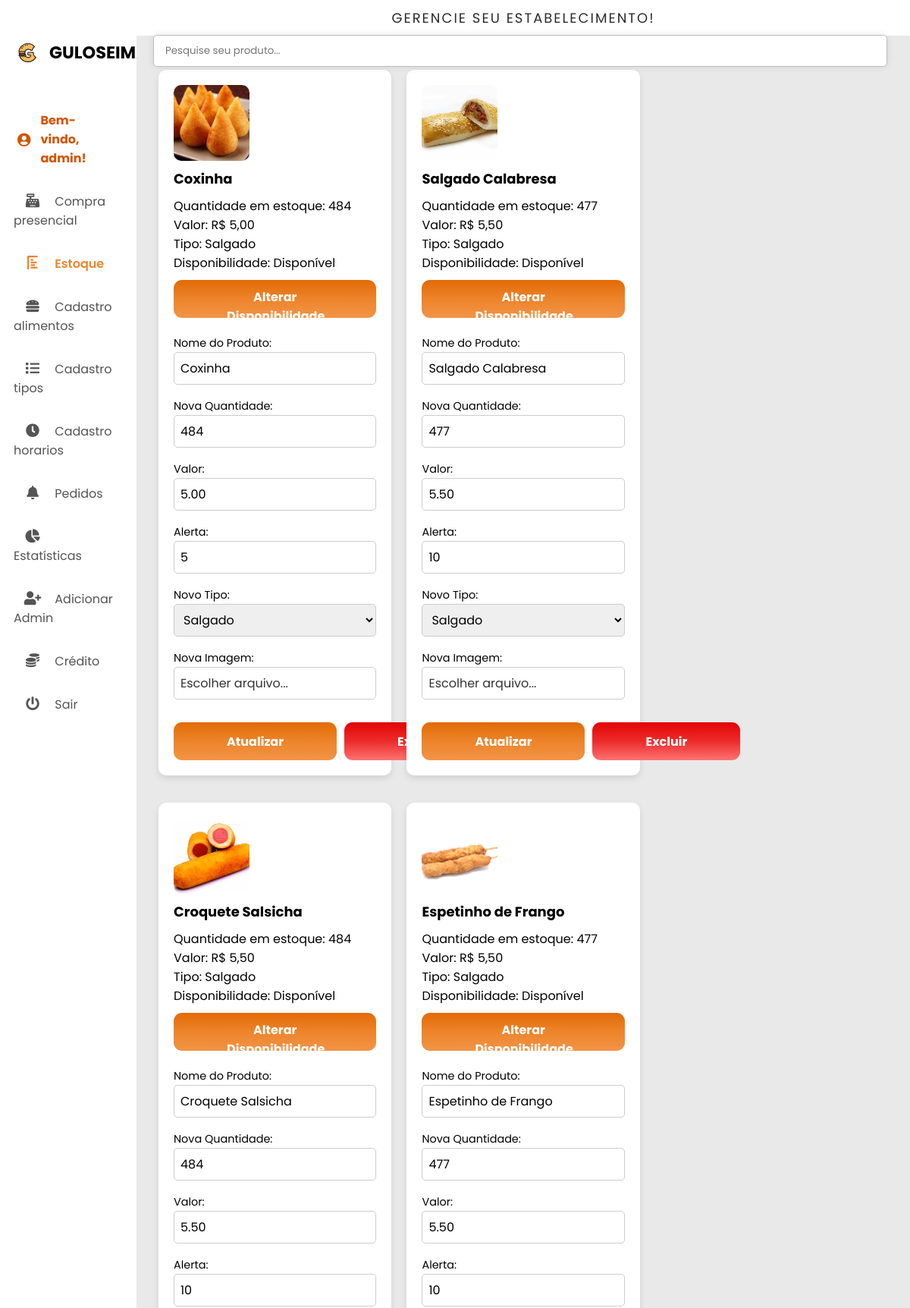
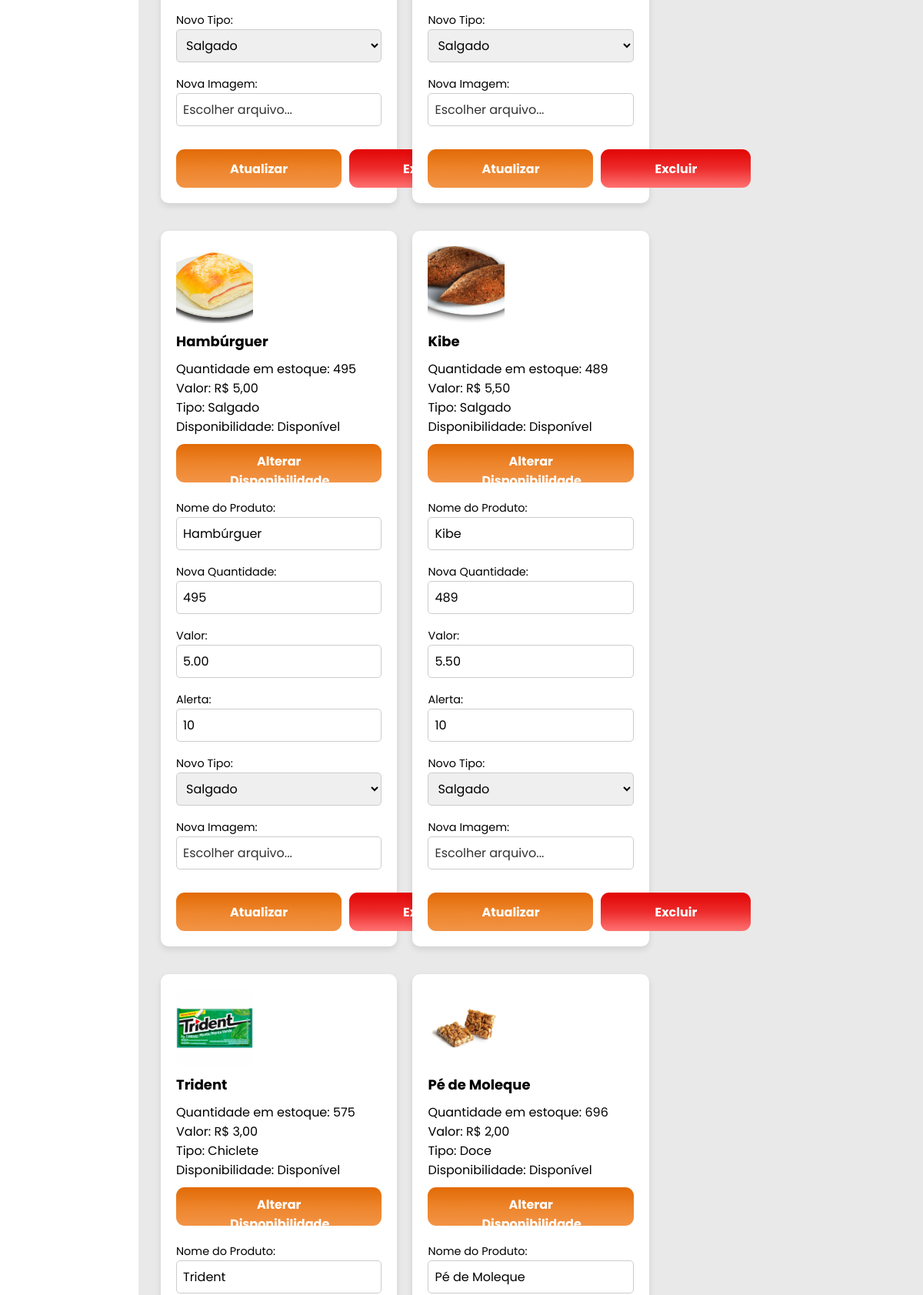
Screenshot of /Site/cardapioAlimentos.php (signed in, upper part) with the database file from the repository (2 pictures, top to bottom).
### tables this page shows
CREATE TABLE `produto` (
  `id` int(11) NOT NULL,
  `nomeProd` varchar(250) DEFAULT NULL,
  `quantidade` int(11) DEFAULT NULL,
  `valor` decimal(10,2) DEFAULT NULL,
  `disponibilidade` tinyint(1) NOT NULL,
  `imagem` varchar(500) DEFAULT NULL,
  `alerta` int(11) NOT NULL,
  `fk_tipoProduto_id` int(11) DEFAULT NULL
);

CREATE TABLE `tipoproduto` (
  `id` int(11) NOT NULL,
  `tipoProduto` varchar(250) DEFAULT NULL
);

### Site/cardapioAlimentos.php (the view, shortened to what this page needs)
<?php
include 'db_connect_estoque.php';
$sql = "SELECT produto.id, produto.nomeProd, produto.quantidade, produto.valor, produto.imagem, tipoproduto.tipoProduto, produto.disponibilidade, produto.alerta
            FROM produto
            JOIN tipoproduto ON produto.fk_tipoProduto_id = tipoproduto.id";
$result = $conn->query($sql);
$tipos_sql = "SELECT id, tipoProduto FROM tipoproduto where id != 1";
$tipos_result = $conn->query($tipos_sql);
$tipos = [];
while ($tipo = $tipos_result->fetch_assoc()) {
    $tipos[] = $tipo;
}
?>
<!DOCTYPE html>
<html lang="pt-BR">
<head>
    <link rel="stylesheet" href="style.css" />
    <link rel="stylesheet" href="https://cdnjs.cloudflare.com/ajax/libs/font-awesome/5.15.4/css/all.min.css" />
</head>
<body>
    <div class="main-top" style="position: absolute;">
        <p>Gerencie Seu Estabelecimento!</p>
    </div>
    <div class="container">
        <nav>
            <div class="navbar">
                <div class="logo">
                    <img src="Imagens/GULOSEIMA LOGO NOVO.png" alt>
                    <h1>GULOSEIMA</h1>
                </div>
                <ul>
                    <li class="user-name">
                        <i class="fas fa-user-circle"></i>
                        Bem-vindo, <?php echo $_SESSION['nome']; ?>!
                    </li>
                    <li><a href="compraPresencial.php">
                            <i class="fas fa-solid fa-cash-register"></i>
                            <span class="nav-item">Compra presencial</span>
                        </a>
                    </li>
                    <li><a href="cardapioAlimentos.php">
                            <i class="fas fa-solid fa-chart-bar fa-rotate-90" style="color: #ed842b;"></i>
                            <span class="nav-item" style="color: #ed842b; font-weight: 600;">Estoque</span>
                        </a>
                    </li>
                    <li><a href="cadastroAlimentos.php">
                            <i class="fas fa-solid fa-hamburger"></i>
                            <span class="nav-item">Cadastro alimentos</span>
                        </a>
                    </li>
                    <li><a href="cadastrotipos.php">
                            <i class="fas fa-solid fa-list"></i>
                            <span class="nav-item">Cadastro tipos </span>
                        </a>
                    </li>
                    <li><a href="cadastrohorarios.php">
                            <i class="fas fa-solid fa-clock"></i>
                            <span class="nav-item">Cadastro horarios</span>
                        </a>
                    </li>
                    <li><a href="Pedidos.php">
                            <i class="fas fa-solid fa-bell"></i>
                            <span class="nav-item">Pedidos</span>
                        </a>
                    </li>
                    <li><a href="telaGraficos.php">
                            <i class="fas fa-solid fa-chart-pie"></i>
                            <span class="nav-item">Estatísticas</span>
                        </a>
                    </li>
                    <?php if (isset($_SESSION['id']) && $_SESSION['id'] == 1) { ?>
                        <li><a href="adicionarAdmin.php">
                                <i class="fas fa-solid fa-user-plus"></i>
                                <span class="nav-item">Adicionar Admin</span>
                            </a>
                        </li>
                    <?php } ?>
                    <li><a href="AdicionarCredito.php">
                            <i class="fas fa-coins"></i>
                            <span class="nav-item">Crédito</span>
                        </a>
                    </li>
                    <li><a href="tela-login/index.html">
                            <i class="fas fa-solid fa-power-off"></i>
                            <span class="nav-item">Sair</span>
                        </a>
                    </li>
                </ul>
            </div>
        </nav>
        <div class="search_bar">
            <input type="search" style="border-radius: 5px; padding-left: 15px" placeholder="Pesquise seu produto...">
        </div>
        <div class="grid-container">
            <?php
            if ($result->num_rows > 0) {
                while ($row = $result->fetch_assoc()) {
                    echo "<div class='card2'>";
                    $imagemSrc = !empty($row["imagem"]) ? '' . $row["imagem"] : 'Imagens/default.png';
                    echo "<img src='" . $imagemSrc . "' class='product-image' alt='Imagem do Produto'>";
                    echo "<h2>" . $row["nomeProd"] . "</h2>";
                    echo "<p>Quantidade em estoque: " . $row["quantidade"] . "</p>";
                    echo "<p>Valor: R$ " . number_format($row["valor"], 2, ',', '.') . "</p>";
                    echo "<p>Tipo: " . $row["tipoProduto"] . "</p>";
                    $disponibilidadeText = $row["disponibilidade"] ? 'Disponível' : 'Indisponível';
                    echo "<p>Disponibilidade: <span id='disponibilidade_" . $row["id"] . "'>$disponibilidadeText</span></p>";
                    echo "<button class='btn' style='margin-bottom: 20px;' onclick='alterarDisponibilidade(" . $row["id"] . ")'>Alterar Disponibilidade</button>";
                    echo "<form action='update_product.php' method='POST' enctype='multipart/form-data'>";
                    echo "<div class='form-group'>";
                    echo "<label for='nomeProd'>Nome do Produto:</label>";
                    echo "<input type='text' name='nomeProd' value='" . $row["nomeProd"] . "' required>";
                    echo "</div>";
                    echo "<div class='form-group'>";
                    echo "<label for='quantidade'>Nova Quantidade:</label>";
                    echo "<input type='number' min='1' step='1' name='quantidade' value='" . $row["quantidade"] . "' required>";
                    echo "</div>";
                    echo "<div class='form-group'>";
                    echo "<label for='valor'>Valor:</label>";
                    echo "<input type='number' min='0.01' step='0.01' name='valor' value='" . $row["valor"] . "' required>";
                    echo "</div>";
                    echo "<div class='form-group'>";
                    echo "<label for='alerta'>Alerta:</label>";
                    echo "<input type='number' min='0.01' step='0.01' name='alerta' value='" . $row["alerta"] . "' required>";
                    echo "</div>";
                    echo "<div class='form-group'>";
                    echo "<label for='tipo'>Novo Tipo:</label>";
                    echo "<select name='tipo' required>";
                    foreach ($tipos as $tipo) {
                        $selected = $tipo['tipoProduto'] == $row['tipoProduto'] ? 'selected' : '';
                        echo "<option value='" . $tipo['id'] . "' $selected>" . $tipo['tipoProduto'] . "</option>";
                    }
                    echo "</select>";
                    echo "</div>";
                    echo "<div class='form-group'>";
                    echo "<label for='imagem'>Nova Imagem:</label>";
                    echo "<div class='custom-file-upload'>";
                    echo "<label for='fileInput_" . $row["id"] . "' class='file-label'>Escolher arquivo...</label>";
                    echo "</div>";
                    echo "</div>";
                    echo "<div class='button-group'>";
                    echo "<button class='btn' type='submit'>Atualizar</button>";
                    echo "</form>";
                    echo "<form action='delete_product.php' method='POST'>";
                    echo "<button type='submit' class='excluir'>Excluir</button>";
                    echo "</form>";
                    echo "</div>";
                    echo "</div>";
                }
            } else {
                echo "Nenhum produto encontrado.";
            }
            ?>
</body>
</html>

### Site/style.css (style rules this page uses)
* { margin: 0; padding: 0; outline: none; border: none; text-decoration: none; list-style: none; box-sizing: border-box; font-family: "Poppins", sans-serif; }
body { background: rgb(233, 233, 233); overflow-x: hidden; }
.container { display: flex; width: 100%; margin: auto; height: auto; z-index: 10; }
nav { position: sticky; top: 0; left: 0; bottom: 0; width: 15%; height: 110vh; background: #fff; overflow-y: auto; z-index: 10; max-height: 100vh; }
.navbar { width: 80%; margin: 0 auto; z-index: 10; }
.logo { margin: 2rem 0 2.5rem 0; padding-bottom: 0rem; display: flex; align-items: center; width: 2rem; }
.logo img { width: 37px; height: 37px; border-radius: 50%; }
.logo h1 { margin-right: 15rem; text-transform: uppercase; font-size: 1.4rem; }
ul { margin: 0 auto; }
li { padding-bottom: 2rem; }
li a { font-size: 16px; color: rgb(85, 83, 83); }
nav i { width: 50px; font-size: 18px; text-align: center; }
.main-top { width: 100%; background: #fff; padding: 10px; text-align: center; font-size: 18px; letter-spacing: 2px; text-transform: uppercase; color: rgb(43, 43, 43); }
h1 { margin: 20px 10px; }
.search_bar { display: flex; padding: 10px; width: 81%; }
.search_bar input { width: 80%; padding: 10px; border: 1px solid rgb(190, 190, 190); }
.btn { height: 55px; background: #F2F2F2; border-radius: 11px; border: 0; outline: none; color: #ffffff; font-size: 16px; font-weight: 700; background: linear-gradient(0deg, #f29446 0%, #ed842b 50%, #E26A05 100%); box-shadow: 0px 0px 0px 0px #FFFFFF, 0px 0px 0px 0px #000000; transition: all 0.3s cubic-bezier(0.15, 0.83, 0.66, 1); padding-left: 50px; padding-right: 50px; margin-top: 10px; cursor: pointer; }
.grid-container { display: grid; grid-template-columns: 260px 1fr 1fr 1fr; grid-template-rows: 0.2fr 3fr; grid-template-areas: "sidebar header header header" "sidebar main main main"; }

### Site/cardapioAlimentos.php (style rules this page uses)
.container { height: calc(100vh); }
.main-top { width: 85%; left: 15%; background: #fff; padding: 10px; text-align: center; font-size: 18px; letter-spacing: 2px; text-transform: uppercase; color: rgb(43, 43, 43); }
.grid-container { display: flex; flex-wrap: wrap; justify-content: flex-start; gap: 20px; width: 85%; margin: 0 auto; overflow-y: auto; padding: 20px 29px; margin-top: 6%; }
.card2 { width: calc(33% - 10px); background-color: white; border-radius: 10px; box-shadow: 0 4px 8px rgba(0, 0, 0, 0.1); padding: 20px; margin-bottom: 16px; display: flex; flex-direction: column; transition: all 0.3s ease; }
.card2 h2 { font-size: 18px; color: #000; margin-bottom: 10px; }
.form-group { width: 100%; margin-bottom: 15px; }
.form-group label { font-size: 0.9rem; margin-bottom: 5px; }
.form-group input, .form-group select { width: 100%; padding: 8px; font-size: 1rem; border: 1px solid #ccc; border-radius: 5px; box-sizing: border-box; }
.btn { height: 50px; background: linear-gradient(0deg, #f29446 0%, #ed842b 50%, #E26A05 100%); border-radius: 11px; border: none; outline: none; color: #ffffff; font-size: 16px; font-weight: 700; transition: all 0.3s cubic-bezier(0.15, 0.83, 0.66, 1); padding: 10px 70px; margin-top: 10px; cursor: pointer; }
button.excluir { height: 50px; background: linear-gradient(0deg, #ff7272 0%, #ed2b2b 50%, #e20505 100%); border-radius: 11px; border: none; outline: none; color: #ffffff; font-size: 16px; font-weight: 700; transition: all 0.3s cubic-bezier(0.15, 0.83, 0.66, 1); padding: 10px 70px; margin-top: 10px; cursor: pointer; }
.product-image { width: 100px; height: 100px; object-fit: cover; border-radius: 10px; margin-bottom: 10px; }
.user-name { color: #D35400; font-weight: bold; margin-right: 20px; display: flex; align-items: center; }
.user-name i { margin-right: 8px; }
.button-group { display: flex; justify-content: space-between; gap: 10px; }
.search_bar { width: 82.3%; position: fixed; margin-left: 16%; margin-top: 3%; }
.search_bar input { width: 100%; border: 1px solid rgb(190, 190, 190); box-shadow: 0 0px 10px rgba(0, 0, 0, 0.1); }
.custom-file-upload { position: relative; cursor: pointer; }
.custom-file-upload label { display: inline-block; padding: 10px 20px; color: #333; transition: background-color 0.3s; cursor: pointer; width: 100%; padding: 8px; font-size: 1rem; border: 1px solid #ccc; border-radius: 5px; box-sizing: border-box; }

### rows the page displays
produto: imagem (picture), nomeProd "Coxinha", quantidade "484", valor "5,00", fk_tipoProduto.tipoProduto "Salgado", disponibilidade "Disponível", valor "5.00", alerta "5"
produto: imagem (picture), nomeProd "Salgado Calabresa", quantidade "477", valor "5,50", fk_tipoProduto.tipoProduto "Salgado", disponibilidade "Disponível", valor "5.50", alerta "10"
produto: imagem (picture), nomeProd "Croquete Salsicha", quantidade "484", valor "5,50", fk_tipoProduto.tipoProduto "Salgado", disponibilidade "Disponível", valor "5.50", alerta "10"
produto: imagem (picture), nomeProd "Espetinho de Frango", quantidade "477", valor "5,50", fk_tipoProduto.tipoProduto "Salgado", disponibilidade "Disponível", valor "5.50", alerta "10"
produto: imagem (picture), nomeProd "Hambúrguer", quantidade "495", valor "5,00", fk_tipoProduto.tipoProduto "Salgado", disponibilidade "Disponível", valor "5.00", alerta "10"
produto: imagem (picture), nomeProd "Kibe", quantidade "489", valor "5,50", fk_tipoProduto.tipoProduto "Salgado", disponibilidade "Disponível", valor "5.50", alerta "10"
produto: imagem (picture), nomeProd "Trident", quantidade "575", valor "3,00", fk_tipoProduto.tipoProduto "Chiclete", disponibilidade "Disponível"
produto: imagem (picture), nomeProd "Pé de Moleque", quantidade "696", valor "2,00", fk_tipoProduto.tipoProduto "Doce", disponibilidade "Disponível"

### other values shown
$_SESSION['nome'] "admin"
form field tipo "Salgado"
